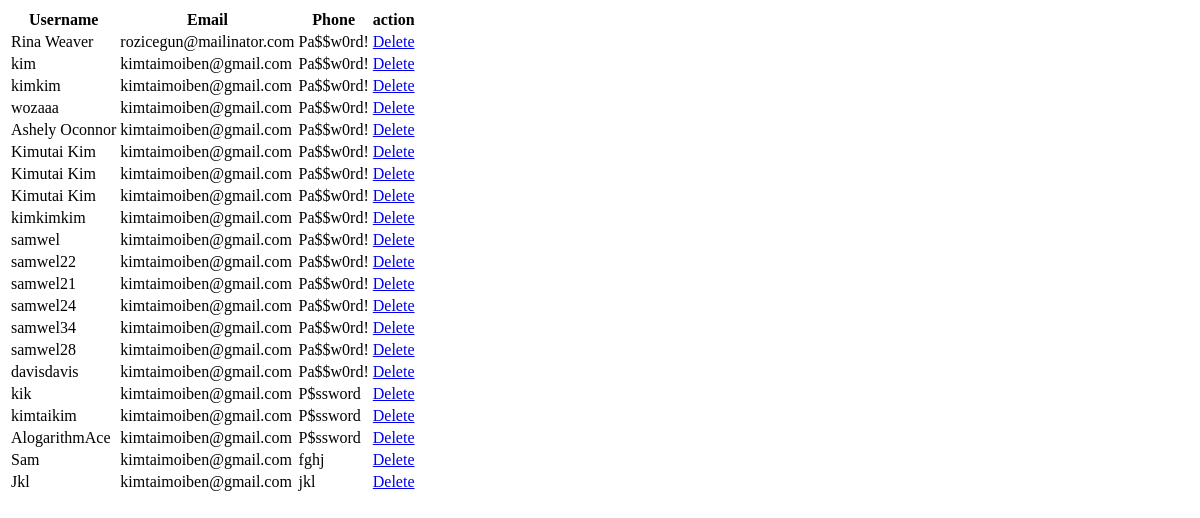
The page /main/all_users/ on the database as committed earlier.
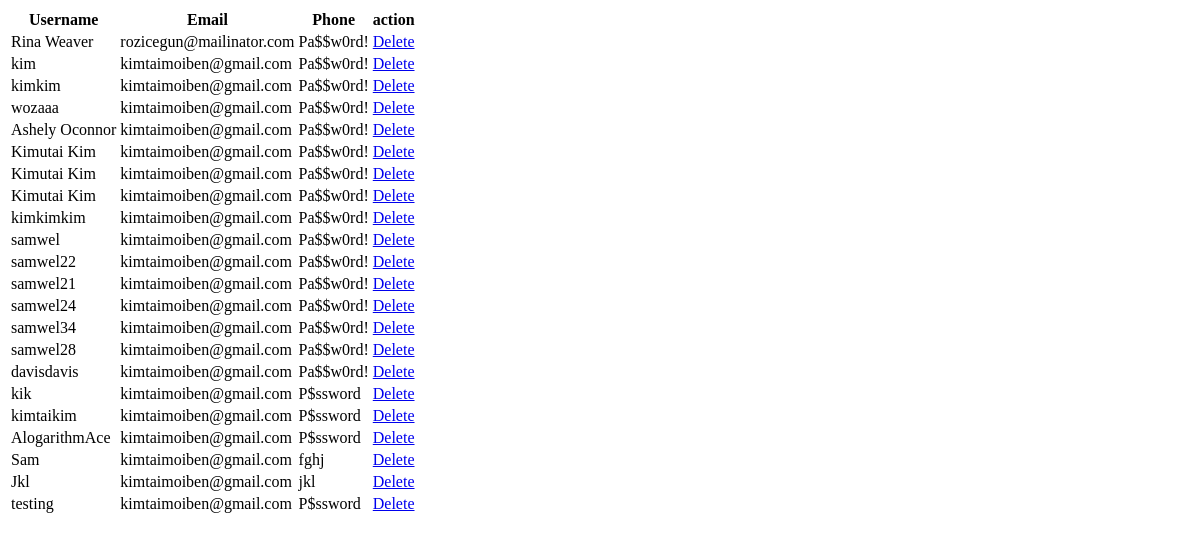
The same page on the database as committed later.
### main/models.py (models this page shows, shortened)
class Signup(models.Model):
    name = models.CharField(max_length=100)
    email = models.EmailField(max_length=100)
    password = models.CharField(max_length=100)

### main/views.py (the view)
# urls.py: path('all_users/', views.all_users, name='all_users'),
def all_users(request):
    users = Signup.objects.all()
    context = {'users': users}
    return render(request, 'all_users.html', context)

### main/templates/all_users.html (shortened to what this page needs)
<!DOCTYPE html>
<html lang="en">
<head>
</head>
<body>
    <table>
        <tr>
            <th>Username</th>
            <th>Email</th>
            <th>Phone</th>
            <th>action</th>
        </tr>
        {% for user in users %}
        <tr>
            <td>{{ user.name }}</td>
            <td>{{ user.email }}</td>
            <td>{{ user.password }}</td>
            <td><a href="{% url 'delete_user' user.id %}">Delete</a></td>
        </tr>
        {% endfor %}
    </table>
</body>
</html>

Rows that differ between the two databases and show on the page:
added Signup: name "testing", email "kimtaimoiben@gmail.com", password "P$ssword"
